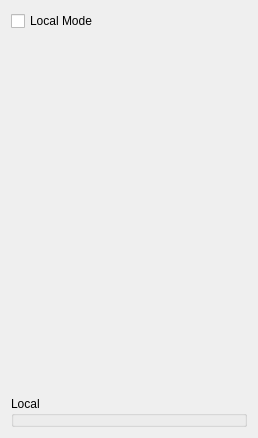
<?xml version="1.0" encoding="UTF-8"?>
<ui version="4.0">
 <class>Form</class>
 <widget class="QWidget" name="Form">
  <property name="geometry">
   <rect>
    <x>0</x>
    <y>0</y>
    <width>258</width>
    <height>438</height>
   </rect>
  </property>
  <property name="windowTitle">
   <string>Form</string>
  </property>
  <layout class="QGridLayout" name="gridLayout_2">
   <item row="2" column="0">
    <widget class="QGroupBox" name="groupBox">
     <property name="title">
      <string>Local</string>
     </property>
    </widget>
   </item>
   <item row="0" column="0">
    <layout class="QGridLayout" name="gridLayout">
     <item row="0" column="0">
      <widget class="QCheckBox" name="checkBox_fk_as_start">
       <property name="text">
        <string>Local Mode</string>
       </property>
      </widget>
     </item>
    </layout>
   </item>
   <item row="1" column="0">
    <spacer name="verticalSpacer">
     <property name="orientation">
      <enum>Qt::Vertical</enum>
     </property>
     <property name="sizeHint" stdset="0">
      <size>
       <width>20</width>
       <height>359</height>
      </size>
     </property>
    </spacer>
   </item>
  </layout>
 </widget>
 <resources/>
 <connections/>
</ui>
